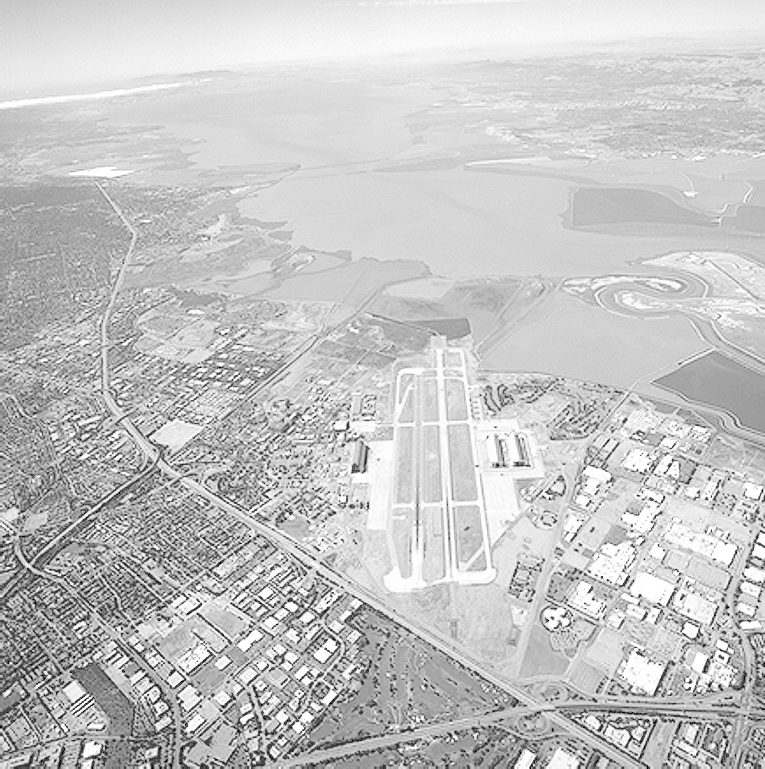
#> input picture runway.png, 765 x 769 px
$ python assignmentQ5.py
#> lines starting #> are read from the running program, lines starting #| are printed output that depends on the picture
import numpy as np

## Function to create a Gaussian kernel
def gaussian_kernel(size, sigma):
    ax = np.arange(-(size//2), size//2 + 1)
    xx, yy = np.meshgrid(ax, ax)

    kernel = np.exp(-(xx**2 + yy**2) / (2 * sigma**2))
    kernel = kernel / np.sum(kernel)

    return kernel

kernel_5 = gaussian_kernel(5, 2)

print(kernel_5)

## Visualize the Gaussian kernel in 3D
from mpl_toolkits.mplot3d import Axes3D
import matplotlib.pyplot as plt

kernel_51 = gaussian_kernel(51, 2)

x = np.arange(51)
y = np.arange(51)
X, Y = np.meshgrid(x, y)

fig = plt.figure()
ax = fig.add_subplot(111, projection='3d')

ax.plot_surface(X, Y, kernel_51)
ax.set_title("Gaussian Kernel (3D)")

plt.show()
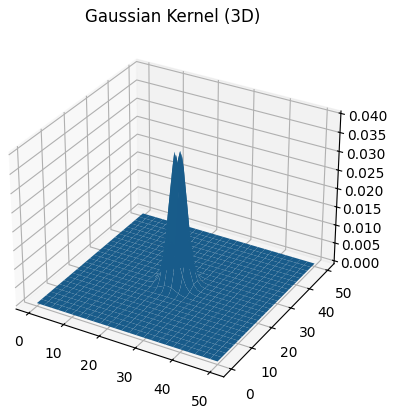
#> figure drawn by matplotlib, 1 panel

## Apply Gaussian (Manual Convolution)
import cv2
# Load image
img = cv2.imread('runway.png')
#> img is the input picture: shape (769, 765, 3); min 0, max 255, mean 197.1

if img is None:
    print("Error: Image not found!")
    exit()

gray = cv2.cvtColor(img, cv2.COLOR_RGB2GRAY)

def apply_filter(image, kernel):
    h, w = image.shape
#> h = 769; w = 765
    k = kernel.shape[0] // 2

    output = np.zeros_like(image)

    padded = np.pad(image, k, mode='constant')
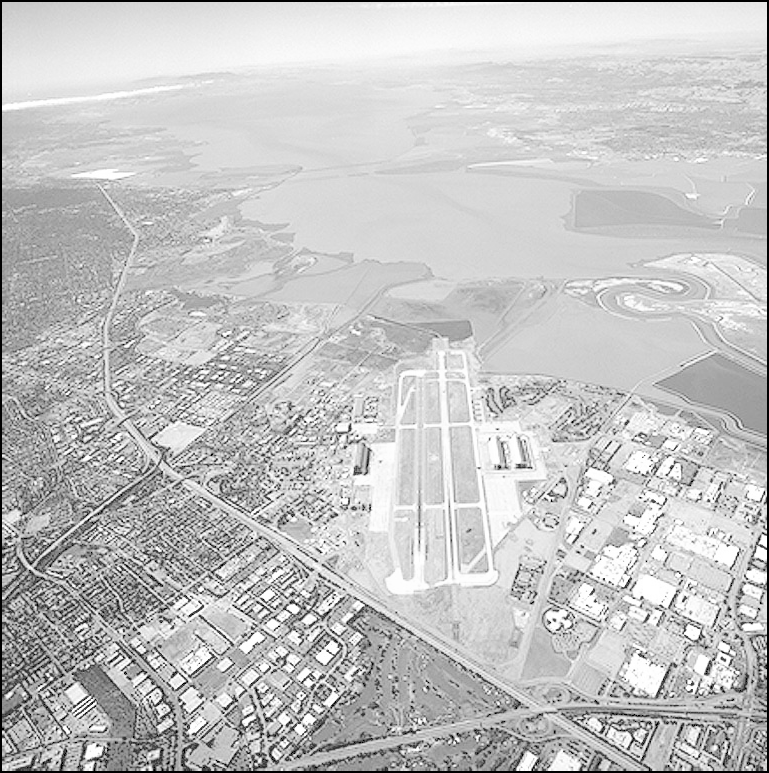
#> padded: shape (773, 769); min 0, max 255, mean 195.1

    for i in range(h):
        for j in range(w):
            region = padded[i:i+2*k+1, j:j+2*k+1]
            output[i, j] = np.sum(region * kernel)
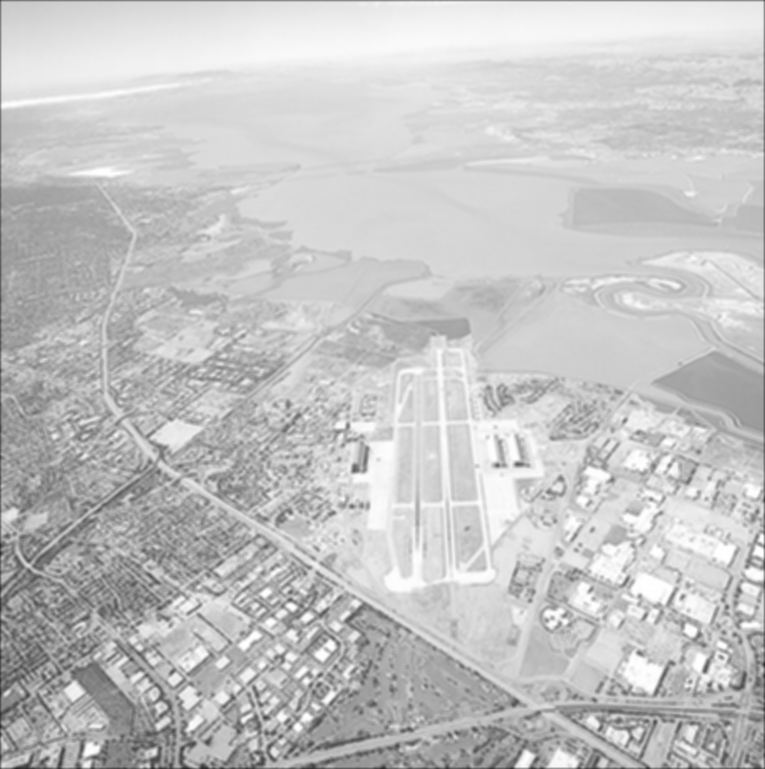
#> output: shape (769, 765); min 39, max 255, mean 196.1

    return output

manual_blur = apply_filter(gray, kernel_5)

## Apply Gaussian (OpenCV)
opencv_blur = cv2.GaussianBlur(gray, (5,5), 2)

##Compare Results
plt.figure(figsize=(10,5))

plt.subplot(1,3,1)
plt.title("Original")
plt.imshow(gray, cmap='gray')

plt.subplot(1,3,2)
plt.title("Manual Gaussian")
plt.imshow(manual_blur, cmap='gray')

plt.subplot(1,3,3)
plt.title("OpenCV Gaussian")
plt.imshow(opencv_blur, cmap='gray')

plt.show()
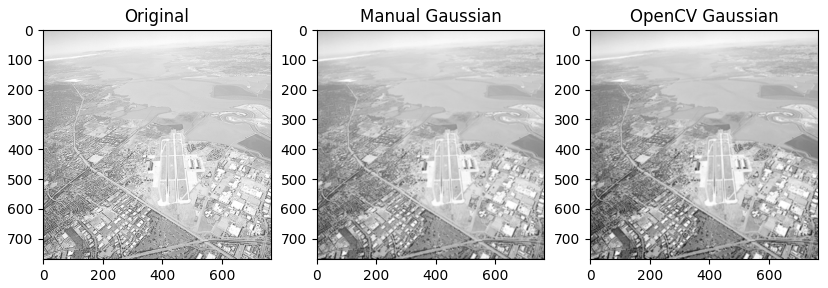
#> figure drawn by matplotlib, 3 panels
